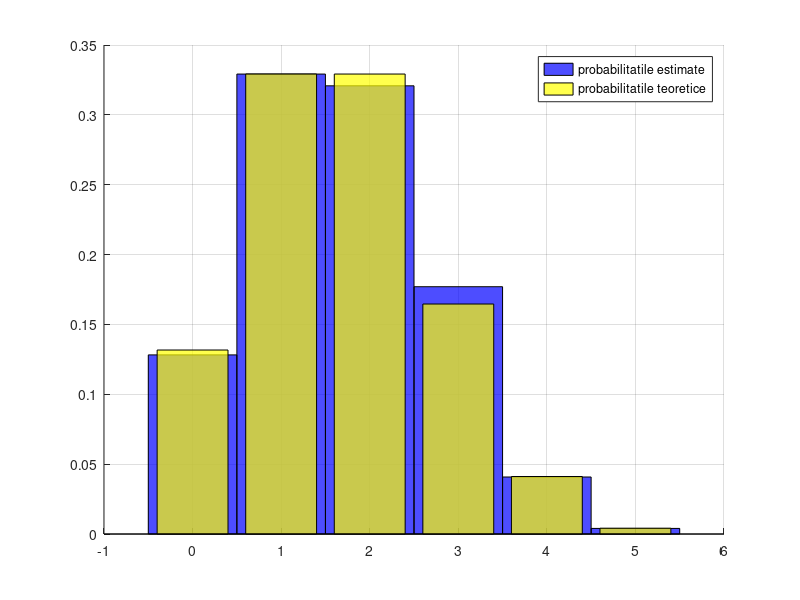

This chart was generated by the following MATLAB code:
function biornd_hist
  clc; clear all; history -c
  clf; grid on; hold on;
  
  p = 1 / 3; n = 5; m = 5000;
  
  x = binornd(n, p, 1, m);
  N = hist(x, 0 : n);
  bar(0 : n, N / m, 'hist', 'FaceColor', 'b');
  bar(0 : n, binopdf(0 : n, n, p), 'FaceColor', 'y');
  legend('probabilitatile estimate', 'probabilitatile teoretice');
  set(findobj('type', 'patch'), 'facealpha', 0.7); xlim([-1 n + 1]);

end